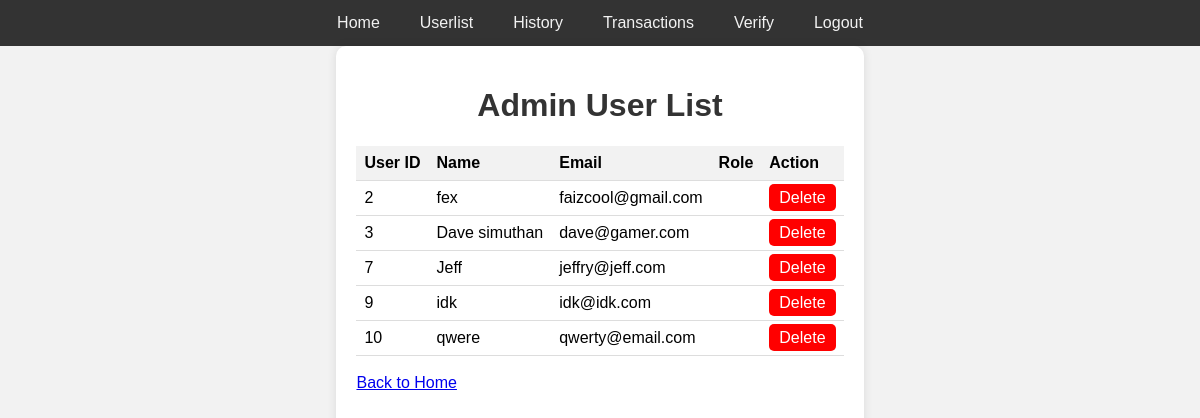
/WEBPROG_UTS_FINAL/admin-userlist.php (signed in), run on the app's committed database.
### tables this page shows
CREATE TABLE `users` (
  `user_id` int(11) NOT NULL,
  `username` varchar(50) DEFAULT NULL,
  `email` varchar(100) DEFAULT NULL,
  `password` varchar(255) DEFAULT NULL,
  `photo_path` varchar(255) DEFAULT NULL,
  `role` enum('admin','nasabah') DEFAULT NULL,
  `name` varchar(100) DEFAULT NULL,
  `address` varchar(255) DEFAULT NULL,
  `gender` enum('male','female') DEFAULT NULL,
  `birthdate` date DEFAULT NULL,
  `registration_date` datetime DEFAULT current_timestamp(),
  `verified` tinyint(1) DEFAULT 0
);

### WEBPROG_UTS_FINAL/admin-userlist.php (the view, shortened to what this page needs)
<?php
if (!isset($_SESSION['email'])) {
    header("Location: index.php");
    exit();
} else {
    $servername = "localhost";
    $username = "root";
    $password = "";
    $database = "admin & nasabah bank";
    $conn = new mysqli($servername, $username, $password, $database);
    $sql = "SELECT * FROM users";
    $result = $conn->query($sql);
}
?>
<!DOCTYPE html>
<html lang="en">
<head>
</head>
<body>
    <div class="navbar">
        <a href="admin-home.php">Home</a>
        <a href="admin-userlist.php">Userlist</a>
        <a href="admin-history.php">History</a>
        <a href="admin-transaction.php">Transactions</a>
        <a href="admin-verify.php">Verify</a>
        <a href="index.php">Logout</a>
    </div>
    <div class="container">
        <header class="header">
            <h1>Admin User List</h1>
        </header>
        <?php
        if ($result->num_rows > 0) {
            echo "<table>
            <tr>
            <th>User ID</th>
            <th>Name</th>
            <th>Email</th>
            <th>Role</th>
            <th>Action</th>
            </tr>";
            while($row = $result->fetch_assoc()) {
                echo "<tr>";
                echo "<td>" . $row['user_id'] . "</td>";
                echo "<td>" . $row['name'] . "</td>";
                echo "<td>" . $row['email'] . "</td>";
                echo "<td>" . $row['role'] . "</td>";
                echo "<td><a class='delete-button' href='delete-user.php?user_id=" . $row['user_id'] . "'>Delete</a></td>";
                echo "</tr>";
            }
            echo "</table>";
        } else {
            echo "No users found.";
        }
        ?>
        <br>
        <a href="admin-home.php">Back to Home</a>
    </div>
</body>
</html>

### WEBPROG_UTS_FINAL/admin-userlist.php (style rules this page uses)
body { font-family: Arial, sans-serif; margin: 0; padding: 0; background-color: #f2f2f2; display: flex; flex-direction: column; min-height: 100vh; }
.container { flex: 1; max-width: 1200px; margin: 0 auto; padding: 20px; background-color: #fff; box-shadow: 0 0 10px rgba(0, 0, 0, 0.1); border-radius: 10px; }
.header { text-align: center; margin-bottom: 20px; }
h1 { color: #333; }
.navbar { background-color: #333; overflow: hidden; display: flex; justify-content: center; }
.navbar a { float: left; display: block; color: #f2f2f2; text-align: center; padding: 14px 20px; text-decoration: none; }
table { width: 100%; border-collapse: collapse; margin-top: 20px; }
th, td { padding: 8px; text-align: left; border-bottom: 1px solid #ddd; }
th { background-color: #f2f2f2; }
.delete-button { background-color: #ff0000; color: #fff; border: none; padding: 5px 10px; border-radius: 5px; text-decoration: none; }

### data on the page
users: user_id "2", name "fex", email "faizcool@gmail.com"
users: user_id "3", name "Dave simuthan", email "dave@gamer.com"
users: user_id "7", name "Jeff", email "jeffry@jeff.com"
users: user_id "9", name "idk", email "idk@idk.com"
users: user_id "10", name "qwere", email "qwerty@email.com"
